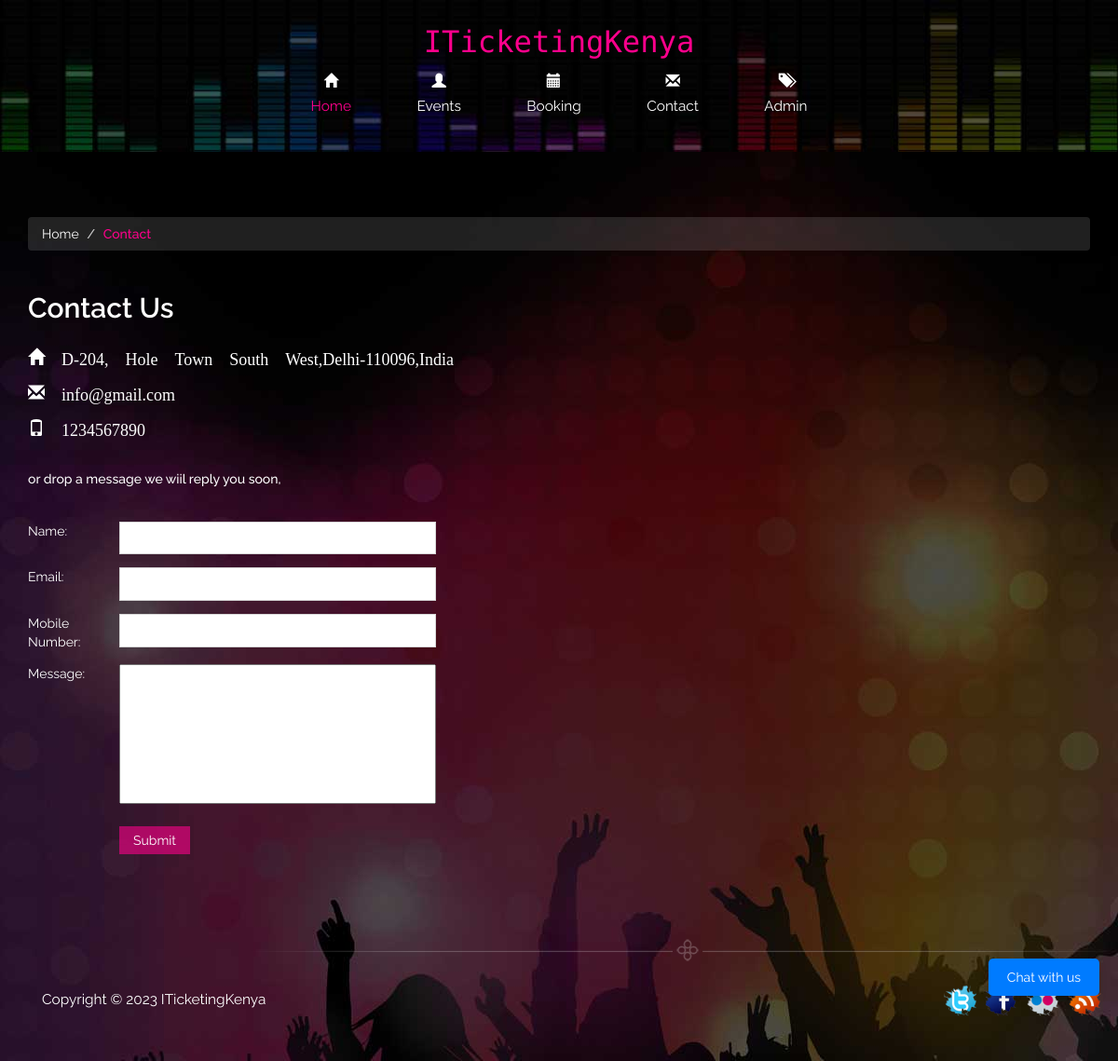
The page /odms/contact.php on the database its author committed.
### tables this page shows
CREATE TABLE `tblpage` (
  `ID` int(10) NOT NULL,
  `PageType` varchar(100) DEFAULT NULL,
  `PageTitle` mediumtext DEFAULT NULL,
  `PageDescription` mediumtext DEFAULT NULL,
  `Email` varchar(200) DEFAULT NULL,
  `MobileNumber` bigint(10) DEFAULT NULL,
  `UpdationDate` timestamp NULL DEFAULT NULL ON UPDATE current_timestamp()
);

### odms/contact.php (the view, shortened to what this page needs)
<!DOCTYPE html>
<html>
<head>
<link href="css/bootstrap.css" rel='stylesheet' type='text/css' />
<link href="css/style.css" rel="stylesheet" type="text/css" media="all" />
<link rel="stylesheet" href="css/touchTouch.css" type="text/css" media="all" />
		<link rel="stylesheet" type="text/css" href="css/jquery.fancybox.css" media="screen" />
</head>
<body>
<?php include_once('includes/header.php');?>
<div class="contact content">
	 <div class="container">
		 <ol class="breadcrumb">
		  <li><a href="index.php">Home</a></li>
		  <li class="active">Contact</li>
		 </ol>
		 <?php
$sql="SELECT * from tblpage where PageType='contactus'";
$query = $dbh -> prepare($sql);
$query->execute();
$results=$query->fetchAll(PDO::FETCH_OBJ);
$cnt=1;
if($query->rowCount() > 0)
{
foreach($results as $row)
{               ?>
		 <h2><?php  echo htmlentities($row->PageTitle);?></h2>
		 <div class="contact-main">
			 <h4 style="color: white"><span class="glyphicon glyphicon-home" aria-hidden="true"> <?php  echo htmlentities($row->PageDescription);?></h4>
			 	<br>
			 	<h4 style="color: white"><span class="glyphicon glyphicon-envelope" aria-hidden="true"> <?php  echo htmlentities($row->Email);?></h4>
			 		<br>
			 		<h4 style="color: white"><span class="glyphicon glyphicon-phone" aria-hidden="true"> <?php  echo htmlentities($row->MobileNumber);?></h4>
			 		<?php $cnt=$cnt+1;}} ?>
			 <div class="contact-grids">
				 <div class="col-md-6 contact-left">
					 <p>or drop a message we wiil reply you soon, </p>
					 <form method="post">
						 <ul>
							 <li class="text-info">Name: </li>
							 <li><input type="text" class="text" name="name" required="true" ></li>
						 </ul>
						 <ul>
							 <li class="text-info">Email: </li>
							 <li><input type="text" class="text" name="email" required="true"></li>
						 </ul>
						 <ul>
							 <li class="text-info">Mobile Number: </li>
							 <li><input type="text" class="text" name="mobnum" required="true" maxlength="10" pattern="[0-9]+"></li>
						 </ul>
						 <ul>
							 <li class="text-info">Message:</li>
							 <li><textarea value="Write here" name="message" required="true"></textarea></li>
						 </ul>
						 <input type="submit" name="submit" value="Submit">
					 </form>
				 </div>
				 <div class="col-md-6 contact-right">
					 	<div class="contact-map">
						 <iframe src="https://www.google.com/maps/embed?pb=!1m16!1m12!1m3!1d15956.35652594958!2d37.006470834244446!3d-1.0954377323045588!2m3!1f0!2f0!3f0!3m2!1i1024!2i768!4f13.1!2m1!1sjkuat%20juja!5e0!3m2!1sen!2ske!4v1701355975615!5m2!1sen!2ske" width="600" height="450" style="border:0;" allowfullscreen="" loading="lazy"></iframe>
						</div>
				 </div>
				 <div class="clearfix"></div>
			 </div>
		 </div>
		<?php include_once('includes/footer.php');?>
	 </div>
</div>
 <button class="floating-button" style="
            position: fixed;
            bottom: 70px;
            right: 20px;
            background-color: #007bff; /* Adjust the background color */
            color: #fff; /* Adjust the text color */
            padding: 10px 20px;
            border: none;
            border-radius: 5px;
            cursor: pointer;
            box-shadow: 0 4px 8px rgba(0, 0, 0, 0.1);
        " onclick="handleButtonClick()">Chat with us</button>
</body>
</html>

### odms/css/style.css (style rules this page uses)
body { margin:0; padding:0; font-family: 'Raleway', sans-serif; }
body a { transition:0.5s all; -webkit-transition:0.5s all; -moz-transition:0.5s all; -o-transition:0.5s all; -ms-transition:0.5s all; }
h1,h2,h3,h4,h5,h6 { margin:0; }
p { margin:0; }
ul { margin:0; padding:0; }
.glyphicon { top: -8px; display: block; }
.glyphicon-user:before,.glyphicon-envelope:before,.glyphicon-home:before,.glyphicon-calendar:before,.glyphicon-tags:before { color:#fff; }
.content { background:url(../images/main.jpg); padding:5em 0 3em 0; }
.breadcrumb { background-color: rgba(245, 245, 245, 0.13); }
.breadcrumb li a { color:#fff; }
.breadcrumb li.active { color:#FF008C; font-size:1em; font-weight:500; }
.contact h2 { color: #fff; font-weight: 600; margin-top: 1.5em; }
.contact-main { margin-top:2.5em; }
.contact-left { padding-left:0; }
.contact-grids { margin-top: 2em; }
.contact-left p { color:#fff; font-weight:500; line-height:1.5em; width:80%; margin: 0 0 2em 0; }
.contact-left ul li { display: inline-block; margin: 7px 0; width: 72%; }
.contact-left ul li.text-info { width: 17%; color: #FFFFFF; vertical-align: top; font-weight: 400; }
.contact-left form input[type="text"] { width: 85%; padding: 8px; font-size: 0.88em; font-weight: 600; border: 1px solid #D6D6D6; outline: none; font-style:italic; color: #999; }
.contact-left textarea { width: 85%; min-height: 150px; resize: none; font-weight: 600; font-size: 0.88em; padding: 8px; color: #999; font-style:italic; margin-bottom:1em; }
.contact-left input[type="submit"] { color: #fff; background: rgba(255, 0, 140, 0.59); padding: 5px 15px; display: inline-block; margin:0em 0 0 7em; outline:none; border:none; }
.contact-map { margin-top:2em; }
.contact-map iframe { width: 80%; min-height: 378px; border: 18px solid #fff; }

### odms/contact.php (style rules this page uses)
* { box-sizing: border-box; }

### rows shown on the page
tblpage: PageTitle "Contact Us", PageDescription "D-204, Hole Town South West,Delhi-110096,India", Email "info@gmail.com", MobileNumber "1234567890"
